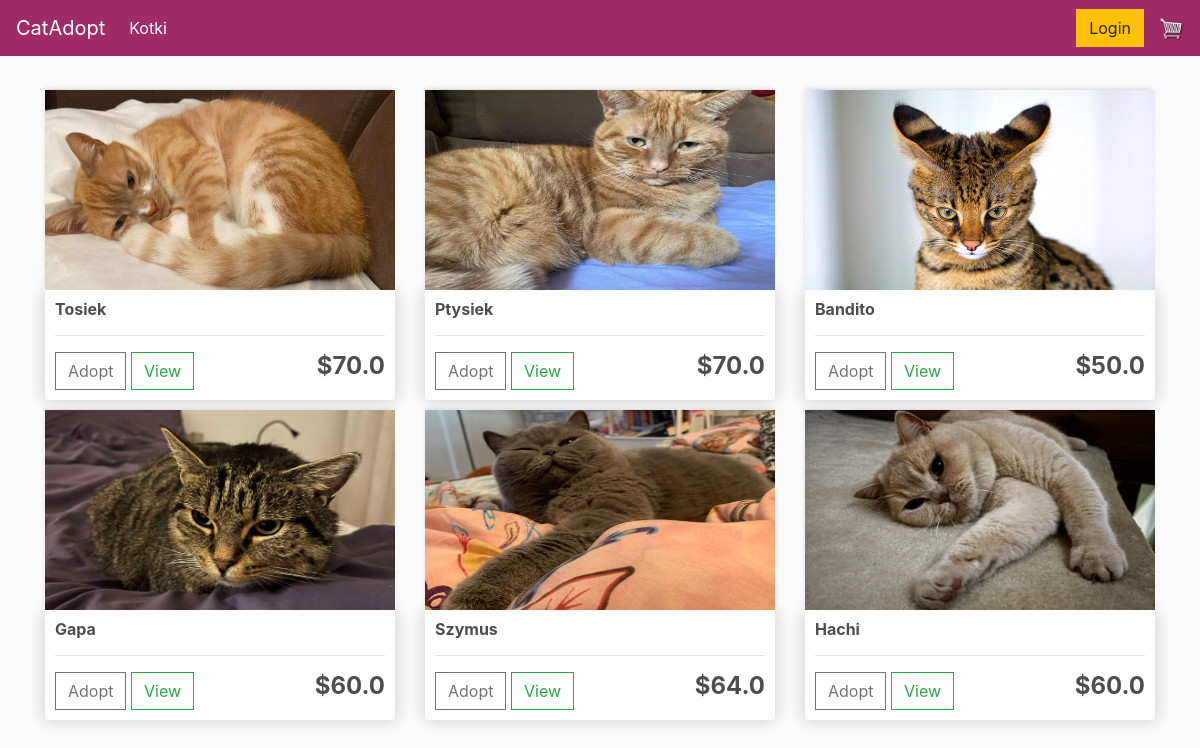
The page / on the database its author committed.
### store/models.py (models this page shows, shortened)
class Product(models.Model):
    name = models.CharField(max_length=200)
    price = models.FloatField()
    age = models.FloatField(default=0)
    gender = models.CharField(max_length=200, default='Not Specified')
    image = models.ImageField(null=True, blank=True)
    @property
    def imageURL(self):
        try:
            url = self.image.url
        except:
            url = ''
        return url

### store/views.py (the view)
# urls.py: path('', include('store.urls')),
def store(request):
    data = cartData(request)
    order = data['order']
    items = data['items']
    products = Product.objects.all()
    context = {'products': products}
    return render(request, 'store/store.html', context)

### store/utilis.py (called while the page is built, shortened)
def cookieCart(request):
    try:
        cart = json.loads(request.COOKIES['cart'])
    except:
        cart = {}
    print('CART:', cart)
    items = []
    order = {'get_cart_total': 0}
    return {'order': order, 'items': items}

def cartData(request):
    if request.user.is_authenticated:
        customer = request.user.customer
        order, created = Order.objects.get_or_create(customer=customer, complete=False)
        items = order.orderitem_set.all()
    else:
        cookieData = cookieCart(request)
        order = cookieData['order']
        items = cookieData['items']
    return {'order': order, 'items': items}

### store/templates/store/store.html
{% extends 'store/main.html' %}
{% load static %}
{% block content %}
	<div class="row">
		{% for product in products %}
		<div class="col-lg-4">
			<img class="thumbnail" src="{{product.imageURL}}">
			<div class="box-element product">
				<h6><strong>{{product.name}}</strong></h6>
				<hr>
				<button data-product={{product.id}} data-action="add" class="btn btn-outline-secondary add-btn update-cart">Adopt</button>
				<a class="btn btn-outline-success" href="#">View</a>
				<h4 style="display: inline-block; float: right"><strong>${{product.price}}</strong></h4>
			</div>
		</div>
		{% endfor %}
	</div>
{% endblock content %}

### store/templates/store/main.html (shortened to what this page needs)
<!DOCTYPE html>
{% load static %}
<html>
<head>
	<link rel="stylesheet" href="https://stackpath.bootstrapcdn.com/bootstrap/4.4.1/css/bootstrap.min.css">
	<link rel="stylesheet" type="text/css" href="{% static 'css/main.css' %}">
</head>
<body>
	<nav class="navbar navbar-expand-lg navbar-dark bg-dark">
	  <a class="navbar-brand" href="{% url 'store' %}">CatAdopt</a>
	  <div class="collapse navbar-collapse" id="navbarSupportedContent">
	    <ul class="navbar-nav mr-auto">
	      <li class="nav-item active">
	        <a class="nav-link" href="{% url 'store' %}">Kotki <span class="sr-only">(current)</span></a>
	      </li>
	    </ul>
	    <div class="form-inline my-2 my-lg-0">
	     	<a href="#"class="btn btn-warning">Login</a>
	     	<a href="{% url 'cart' %}">
	    		<img  id="cart-icon" src="{% static 'images/cart.png' %}">
	    	</a>
	    </div>
	  </div>
	</nav>
     <div class="container">
            <br>
            {% block content %}
            {% endblock content %}
         </div>
</body>
</html>

### static/css/main.css (style rules this page uses)
body { background-color: hsl(0, 0%, 98%); }
h1,h2,h3,h4,h5,h6 { color:hsl(0, 0%, 30%); }
.box-element { box-shadow:hsl(0, 0%, 80%) 0 0 16px; background-color: #fff; border-radius: 4px; padding: 10px; }
.thumbnail { width: 100%; height: 200px; -webkit-box-shadow: -1px -3px 5px -2px rgba(214,214,214,1); -moz-box-shadow: -1px -3px 5px -2px rgba(214,214,214,1); box-shadow: -1px -3px 5px -2px rgba(214,214,214,1); }
.product { border-radius: 0 0 4px 4px; }
.bg-dark { background-color: #9f2b68!important; }
#cart-icon { width:25px; display: inline-block; margin-left: 15px; }
.col-lg-4, .col-lg-6, .col-lg-8, .col-lg-12 { margin-top: 10px; }
.btn { border-radius: 0; }

### rows shown on the page
Product: imageURL (picture), name "Tosiek", price "70.0"
Product: imageURL (picture), name "Ptysiek", price "70.0"
Product: imageURL (picture), name "Bandito", price "50.0"
Product: imageURL (picture), name "Gapa", price "60.0"
Product: imageURL (picture), name "Szymus", price "64.0"
Product: imageURL (picture), name "Hachi", price "60.0"
